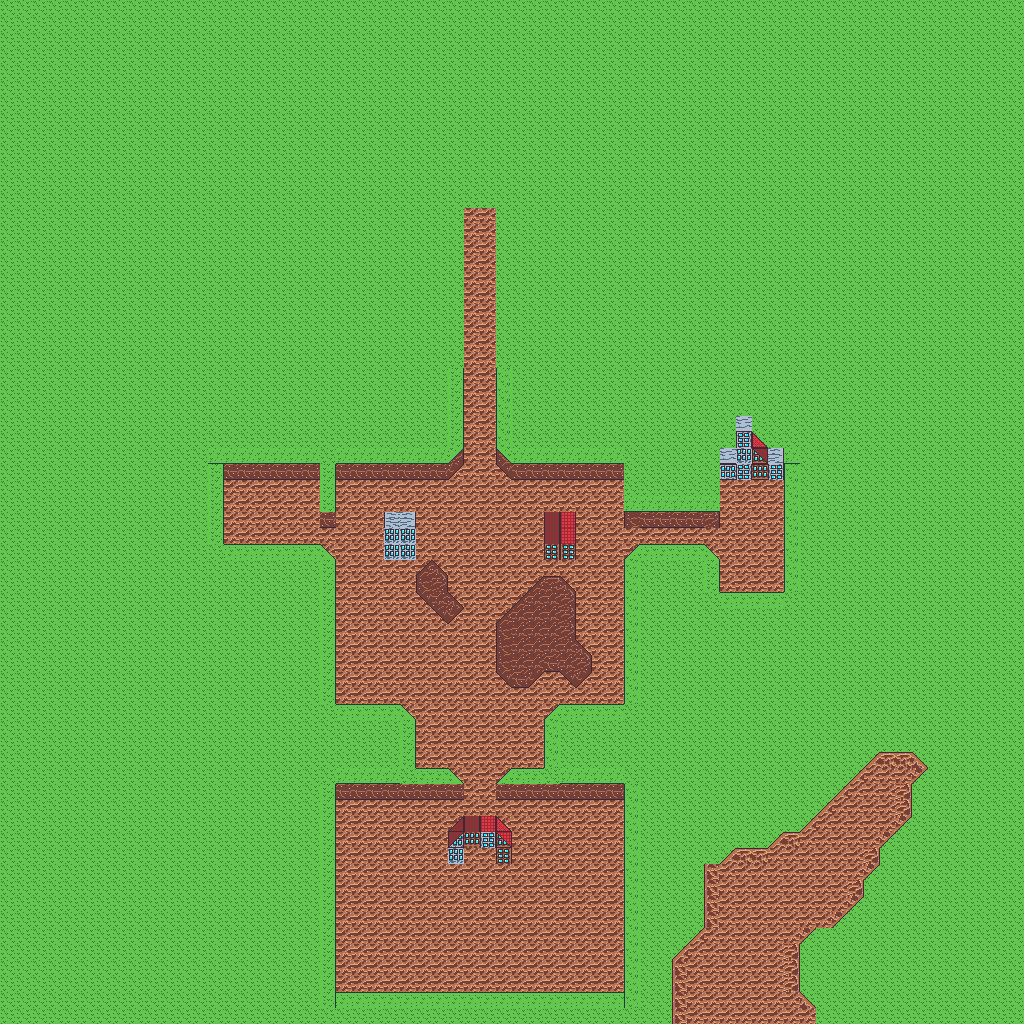

Tiled map render using the project's own tile images. Description and the map definition, with tile-layer contents summarised, below:
An orthogonal 64x64 tile map with 16x16 px tiles, 3 tile layers (bottom, groundLayer, top) and 52 objects.

<map version="1.10" tiledversion="1.10.2" orientation="orthogonal" renderorder="right-down" width="64" height="64" tilewidth="16" tileheight="16" infinite="0" nextlayerid="7" nextobjectid="84">
 <editorsettings>
  <export target="India.lua" format="lua" />
 </editorsettings>
 <tileset firstgid="1" name="TheOnlyTilesetIAmWillingToUse" tilewidth="16" tileheight="16" tilecount="81" columns="9">
  <image source="../textures/GlobalTileset.png" width="144" height="144" />
 </tileset>
 <layer id="1" name="bottom" width="64" height="64">
  <data>[4096 cells, 4096 non-empty, 3 distinct tile ids]</data>
 </layer>
 <layer id="6" name="groundLayer" width="64" height="64">
  <data>[4096 cells, 598 non-empty, 20 distinct tile ids]</data>
 </layer>
 <layer id="4" name="top" width="64" height="64">
  <data>[4096 cells, 3457 non-empty, 24 distinct tile ids]</data>
 </layer>
 <objectgroup color="#010101" id="2" name="WallLayer">
  <object id="1" x="0" y="1008" width="1024" height="16" />
  <object id="2" x="1008" y="0" width="16" height="1024" />
  <object id="3" x="0" y="0" width="16" height="1024" />
  <object id="4" x="0" y="0" width="1024" height="16" />
  <object id="33" x="320" y="784" width="16" height="224" />
  <object id="34" x="624" y="784" width="16" height="224" />
  <object id="35" x="496" y="784" width="144" height="16" />
  <object id="36" x="320" y="784" width="144" height="16" />
  <object id="37" x="320" y="624" width="16" height="176" />
  <object id="38" x="624" y="624" width="16" height="176" />
  <object id="39" x="320" y="720" width="96" height="16" />
  <object id="40" x="544" y="720" width="96" height="16" />
  <object id="41" x="624" y="560" width="16" height="80" />
  <object id="42" x="320" y="560" width="16" height="80" />
  <object id="43" x="320" y="464" width="16" height="64" />
  <object id="44" x="624" y="464" width="16" height="64" />
  <object id="45" x="208" y="464" width="248" height="16" />
  <object id="46" x="504" y="464" width="136" height="16" />
  <object id="47" x="624" y="512" width="96" height="16" />
  <object id="48" x="624" y="560" width="96" height="16" />
  <object id="49" x="704" y="560" width="16" height="64" />
  <object id="50" x="704" y="608" width="96" height="16" />
  <object id="51" x="784" y="464" width="16" height="160" />
  <object id="52" x="704" y="464" width="16" height="64" />
  <object id="53" x="704" y="464" width="96" height="16" />
  <object id="60" x="208" y="560" width="128" height="16" />
  <object id="61" x="208" y="464" width="16" height="112" />
  <object id="67" x="448" y="832" width="64" height="16" />
  <object id="68" x="544" y="528" width="32" height="32" />
  <object id="69" x="384" y="528" width="32" height="32" />
  <object id="70" x="544" y="720" width="16" height="80" />
  <object id="71" x="400" y="720" width="16" height="80" />
  <object id="72" x="496" y="848" width="16" height="16" />
  <object id="73" x="448" y="848" width="16" height="16" />
  <object id="82" x="448" y="224" width="16" height="248" />
  <object id="83" x="496" y="224" width="16" height="248" />
 </objectgroup>
 <objectgroup color="#ff2600" id="3" name="EntityLayer">
  <object id="5" x="480" y="960">
   <properties>
    <property name="name" value="andrew" />
   </properties>
   <point />
  </object>
  <object id="20" x="480" y="464">
   <properties>
    <property name="name" value="door" />
    <property name="orientation" value="up" />
   </properties>
   <point />
  </object>
  <object id="21" x="640" y="528">
   <properties>
    <property name="name" value="door" />
    <property name="orientation" value="right" />
   </properties>
   <point />
  </object>
  <object id="22" x="320" y="528">
   <properties>
    <property name="name" value="door" />
    <property name="orientation" value="left" />
   </properties>
   <point />
  </object>
  <object id="63" x="480" y="544">
   <properties>
    <property name="name" value="indian" />
   </properties>
   <point />
  </object>
  <object id="64" x="752" y="512">
   <properties>
    <property name="name" value="chest" />
    <property name="text" value="China benefits most from Globalization. They export an incredible amount of goods and are therfore our biggest enemy." />
   </properties>
   <point />
  </object>
  <object id="65" x="272" y="512">
   <properties>
    <property name="name" value="chest" />
    <property name="text" value="Our next Opponent will be China. India was very strong." />
   </properties>
   <point />
  </object>
  <object id="66" x="480" y="384">
   <properties>
    <property name="name" value="chest" />
    <property name="text" value="Since India was that strong, im afraid of how strong China is..." />
   </properties>
   <point />
  </object>
  <object id="74" x="512" y="528">
   <properties>
    <property name="name" value="indian" />
   </properties>
   <point />
  </object>
  <object id="75" x="448" y="528">
   <properties>
    <property name="name" value="indian" />
   </properties>
   <point />
  </object>
  <object id="76" x="432" y="496">
   <properties>
    <property name="name" value="indian" />
   </properties>
   <point />
  </object>
  <object id="77" x="528" y="496">
   <properties>
    <property name="name" value="indian" />
   </properties>
   <point />
  </object>
  <object id="78" x="608" y="704">
   <properties>
    <property name="name" value="indian" />
   </properties>
   <point />
  </object>
  <object id="79" x="352" y="704">
   <properties>
    <property name="name" value="indian" />
   </properties>
   <point />
  </object>
  <object id="80" x="480" y="640">
   <properties>
    <property name="name" value="indian" />
   </properties>
   <point />
  </object>
  <object id="81" x="480" y="720">
   <properties>
    <property name="name" value="indian" />
   </properties>
   <point />
  </object>
 </objectgroup>
</map>
